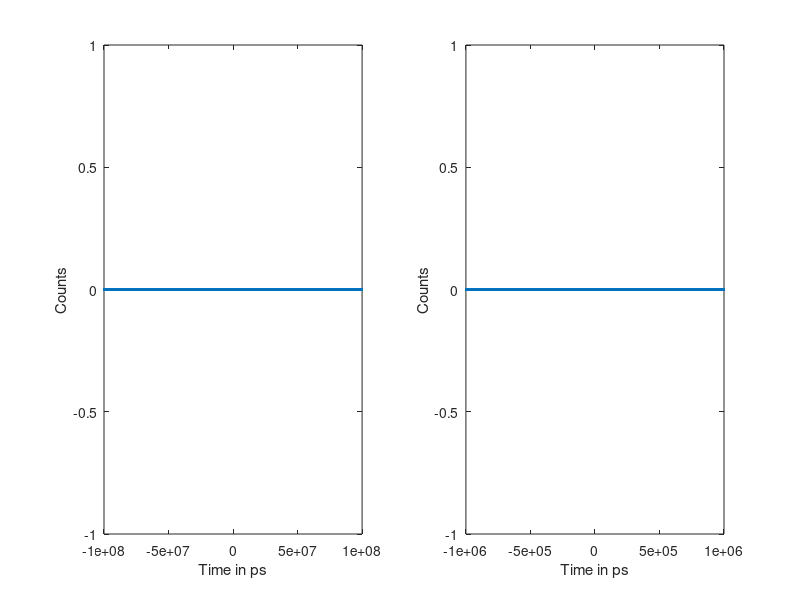

Recreate this plot in MATLAB. (Note: this script raises an error after producing the figure.)
%% time stamping code
% Clark Nov to Jan 2020

clear all;
tic

%hist settings
%change these as required- bin size, offset, searching time
t_max=1e8; %time in ps=1ms for searching function
bin_size=500; %in ps
%t_offset=2.5e6 - bin_size; bunched
t_offset=1.5e6 - bin_size; %antibunched
bins=round(t_max/bin_size);
%full range
histrange=linspace(-t_max,t_max,bins);
co=zeros(1,length(histrange)-1);
%`zoomed range' - comment out if not required
histedge=1e6; %time in 500e3ps=500ns for hist
binedge=50;
bins_edge=round(histedge/binedge);
edges=linspace(-histedge,histedge,bins_edge);
N=zeros(1,length(edges)-1);

%set up plots
%full range plot
s1=subplot(1,2,1);
h1=plot(histrange(1:length(co)),co,'.-');
xlabel('Time in ps');
ylabel('Counts');
%zoomed in plot - comment out if not required
s2=subplot(1,2,2);
h2=plot(edges(1:length(N)),N,'.-');
xlabel('Time in ps');
ylabel('Counts');

%% read in files
%get file parameters such as count rate, number of events
%enter file name here
fileName1='Results_TimestampsE5_3_4mW_MaxPol_C2.bin';
fileName2='Results_TimestampsE5_3_4mW_MaxPol_C3.bin';
%channel 1
fid1 = fopen(fileName1,'r+');
fseek(fid1,-8,'eof');%go to end of file
last1=fread(fid1,8,'uint64');
events1= ftell(fid1)/8; %total events
rate1=events1/last1; %channel rate
t1=(1/rate1); %average spacing of events in channel
tlast1=last1-t1; %the final event in channel
%channel 2
fid2=fopen(fileName2,'r+');
fseek(fid2,-8,'eof');
last2=fread(fid2,8,'uint64');
events2=ftell(fid2)/8; %total events
rate2=events2/last2; %channel rate
t2=(1/rate2); %average spacing of events in channel
tlast2=last2-t2; %the final event in channel
tdif=tlast2-tlast1; %the difference in time between final events in each channel

%for normalisation
N_exp=rate1*rate2*binedge*last1;
co_exp=rate1*rate2*bin_size*last1;

%initialise arrays
%specify chunk length to read in to workspace from file
%5e4 recommended
chunk_factor=5e4; 
chunk1=(events1/chunk_factor);
chunk2=(events2/chunk_factor);
precision = 'uint64';
chunk_plot=chunk_factor*1e2;

%return to beginning of file for reading chunks
fseek(fid1,0,'bof');
fseek(fid2,0,'bof');

for i1=1:chunk_factor
    %read in chunks of each file
    d_array1=fread(fid1,chunk1,'uint64');
    d_array2=fread(fid2,chunk2,'uint64') - t_offset;
    
    %% find correlations
    %cut down channel 1 by removing first and last t_max events
    st=min(d_array1) + t_max;
    fin=max(d_array1) - t_max;
    indices=find(d_array1>st & d_array1<fin);
    ind=length(indices);
    %initialise arrays
    dt=zeros(ind,50); %preallocate dt for speed
    %WHY DOESNT NANS WORK?
    dtsize=zeros(ind,1); %this will record length of dt i.e number of correlations
    mini=zeros(ind,1); %this will store the min dt in every loop
    
    for i2=1:ind
        here=indices(i2); %find index value of this iteration
        now=d_array1(here); %find time value of this index
        hi=now + (2*t_max); %set upper bound
        lo=now - (2*t_max); %set lower bound
        %search in next channel using find
        match = find(d_array2<hi & d_array2>lo);
        difference=d_array2(match) - now;
        if isempty(difference) == false
            dt(i2,1:length(difference))=difference;
            dtsize(i2)=length(difference); %size of dt array
            mini(i2)=min(abs(difference)); %minimum dt
        end
    end
    
    %remove nans
    dt_plt=dt(dt~=0);
    %dt_plt = dt(~isnan(dt));
    
    %count data
    [n, edges]= histcounts(dt_plt,edges);%create histogram of pairs file- this command is a bottleneck on program speed, non linear with 'edges' size
    N= N+n;
    N_plot=N/N_exp;
    [counts,histrange]=histcounts(dt_plt,histrange);
    co=co+counts;
    co_plot=co/co_exp;
    %write data to files
    %     fileDir= 'C:\Users\rache\Documents\Uni\MATLAB\files';
    %     fullfileName=fullfile(fileDir,'dt.dat');
    %     dlmwrite(fullfileName,dt,'-append');
    %     fullfileName=fullfile(fileDir,'dt_size.dat');
    %     dlmwrite(fullfileName,dtsize,'-append');
    %     fullfileName=fullfile(fileDir,'dt_min.dat');
    %     dlmwrite(fullfileName,mini,'-append');
    
    
    %% update plot
    i3=mod(i1,round(chunk_plot/chunk_factor));
    if i3==0%only update plot every time chunk_plot_size has been processed- faster
       x1=histrange(1:length(co));
        h1.XDataSource = 'x1';
        h1.YDataSource = 'co_plot';
        refreshdata;
        %update plot 2
        %comment out if not required
        x2=edges(1:length(N));
        h2.XDataSource = 'x2';
        h2.YDataSource= 'N_plot';
        refreshdata;
        shg;
    end
    
    grad2 = ftell(fid2)/max(d_array2);%gradient of fid2_file_pos at end of this chunk/channel2(time)
    new_posn = 8*round(max(d_array1)*grad2/8);%each timestamp has 8 bytes so find time to nearest 8 units
    fseek(fid2,new_posn,'bof');%move file current position to new_posn_B
end

fclose('all');
toc
